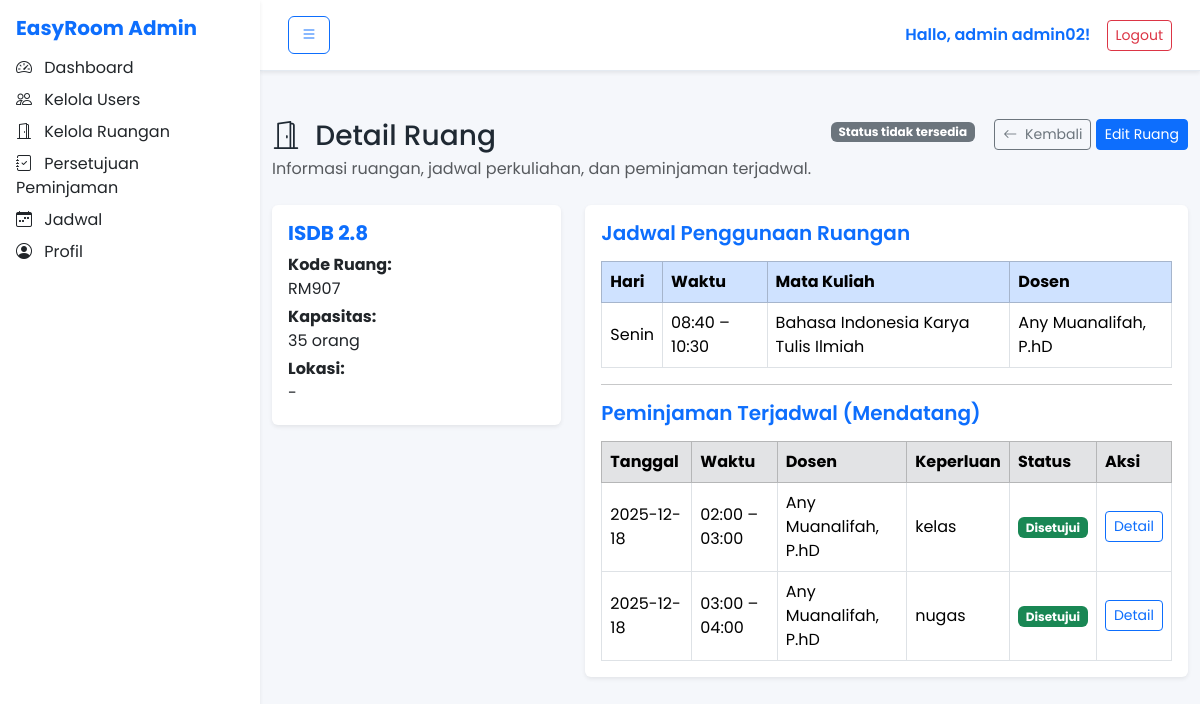
The page /admin/ruang_detail.php?kode=RM907 (signed in) on the database its author committed.
### tables this page shows
CREATE TABLE `ruang` (
  `kode_ruang` varchar(15) NOT NULL,
  `nama_ruang` varchar(50) NOT NULL,
  `kapasitas` int(11) DEFAULT NULL,
  `fasilitas` text DEFAULT NULL,
  `lokasi` varchar(100) DEFAULT NULL,
  `status` enum('Terpakai','Kosong') DEFAULT 'Terpakai'
);

CREATE TABLE `jadwal` (
  `kode_jadwal` varchar(15) NOT NULL,
  `kode_mk` varchar(20) DEFAULT NULL,
  `id_dosen` varchar(15) DEFAULT NULL,
  `kode_ruang` varchar(15) DEFAULT NULL,
  `kelas` varchar(20) DEFAULT NULL,
  `hari` varchar(15) DEFAULT NULL,
  `jam_mulai` time NOT NULL,
  `jam_selesai` time NOT NULL,
  `kuota_peserta` int(11) DEFAULT NULL,
  `kuota_masuk` int(11) DEFAULT NULL,
  `semester` varchar(10) DEFAULT NULL
);

CREATE TABLE `matakuliah` (
  `kode_mk` varchar(20) NOT NULL,
  `id_dosen` varchar(15) DEFAULT NULL,
  `nama_mk` varchar(100) DEFAULT NULL,
  `sks` int(11) DEFAULT NULL
);

CREATE TABLE `dosen` (
  `id_dosen` varchar(15) NOT NULL,
  `nama_dosen` varchar(100) NOT NULL,
  `nip` varchar(20) DEFAULT NULL,
  `email` varchar(100) DEFAULT NULL,
  `password` varchar(255) NOT NULL
);

CREATE TABLE `peminjaman` (
  `kode_peminjaman` varchar(15) NOT NULL,
  `id_dosen` varchar(15) DEFAULT NULL,
  `kode_ruang` varchar(15) DEFAULT NULL,
  `id_admin` varchar(15) DEFAULT NULL,
  `tanggal` date DEFAULT NULL,
  `waktu_mulai` time DEFAULT NULL,
  `waktu_selesai` time DEFAULT NULL,
  `keperluan` text DEFAULT NULL,
  `file_pengajuan` varchar(255) DEFAULT NULL,
  `status` enum('Menunggu','Disetujui','Ditolak') DEFAULT 'Menunggu',
  `catatan_admin` text DEFAULT NULL
);

### functions.php (called while the page is built, shortened)
<?php
function current_user(): ?array
{
    return $_SESSION['user'] ?? null;
}
function safe_time_short(?string $t): string
{
    return htmlspecialchars(substr($t, 0, 5));
}

### admin/ruang_detail.php (the view, shortened to what this page needs)
<?php
require_once __DIR__ . '/../functions.php';
require_once __DIR__ . '/../config.php';
$kode = $_GET['kode'] ?? '';
$stmt = $conn->prepare("SELECT * FROM ruang WHERE kode_ruang = ?");
$stmt->bind_param("s", $kode);
$stmt->execute();
$ruang = $stmt->get_result()->fetch_assoc();
$sql = "
    SELECT
        j.*,
        mk.nama_mk AS nama_matakuliah,
        d.nama_dosen AS nama_dosen
    FROM jadwal j
    LEFT JOIN matakuliah mk ON j.kode_mk = mk.kode_mk
    LEFT JOIN dosen d ON j.id_dosen = d.id_dosen
    WHERE j.kode_ruang = ?
    ORDER BY FIELD(j.hari, 'Senin','Selasa','Rabu','Kamis','Jumat','Sabtu'), j.jam_mulai
";
$stmt2 = $conn->prepare($sql);
$stmt2->bind_param("s", $kode);
$stmt2->execute();
$jadwal = $stmt2->get_result();
$stmt3 = $conn->prepare("
    SELECT p.*, d.nama_dosen AS nama_dosen_peminjam
    FROM peminjaman p
    LEFT JOIN dosen d ON p.id_dosen = d.id_dosen
    WHERE p.kode_ruang = ?
      AND p.status = 'Disetujui'
      AND p.tanggal BETWEEN CURDATE() AND DATE_ADD(CURDATE(), INTERVAL 6 DAY)
    ORDER BY p.tanggal, p.waktu_mulai
");
$stmt3->bind_param("s", $kode);
$stmt3->execute();
$peminjaman = $stmt3->get_result();
?>
<!doctype html>
<html lang="id">
<head>
    <link rel="stylesheet" href="https://cdn.jsdelivr.net/npm/bootstrap@5.3.3/dist/css/bootstrap.min.css">
    <link rel="stylesheet" href="https://cdn.jsdelivr.net/npm/bootstrap-icons@1.11.3/font/bootstrap-icons.css">
    <link rel="stylesheet" href="../assets/css/style.css">
</head>
<body>
    <?php include 'sidebar.php'; ?>
    <div class="content">
        <?php include 'header.php'; ?>
        <div class="container py-4">
            <div class="page-header mb-4 d-flex justify-content-between align-items-start">
                <div>
                    <h3 class="mb-1"><i class="bi bi-door-open me-2"></i> Detail Ruang</h3>
                    <p class="text-muted mb-0">Informasi ruangan, jadwal perkuliahan, dan peminjaman terjadwal.</p>
                </div>
                <div class="text-end">
                    <span id="room-status-badge" class="badge bg-secondary">Memuat status...</span>
                </div>
                <div>
                    <a href="ruang.php" class="btn btn-outline-secondary btn-sm"><i class="bi bi-arrow-left me-1"></i> Kembali</a>
                    <a href="ruang_edit.php?kode=<?= urlencode($ruang['kode_ruang']); ?>" class="btn btn-primary btn-sm">Edit Ruang</a>
                </div>
            </div>
            <div class="row g-4">
                <div class="col-md-4">
                    <div class="card shadow-sm border-0 p-3">
                        <h5 class="fw-bold text-primary mb-2"><?= htmlspecialchars($ruang['nama_ruang'] ?? '-'); ?></h5>
                        <p class="mb-1"><strong>Kode Ruang:</strong><br><?= htmlspecialchars($ruang['kode_ruang'] ?? '-'); ?></p>
                        <p class="mb-1"><strong>Kapasitas:</strong><br><?= (int)($ruang['kapasitas'] ?? 0); ?> orang</p>
                        <p class="mb-1"><strong>Lokasi:</strong><br><?= htmlspecialchars($ruang['lokasi'] ?? '-'); ?></p>
                    </div>
                </div>
                <div class="col-md-8">
                    <div class="card shadow-sm border-0">
                        <div class="card-body">
                            <h5 class="fw-semibold text-primary mb-3">Jadwal Penggunaan Ruangan</h5>
                            <?php if ($jadwal->num_rows === 0): ?>
                                <p class="text-muted mb-0">Belum ada jadwal perkuliahan yang tercatat untuk ruangan ini.</p>
                            <?php else: ?>
                                <div class="table-responsive">
                                    <table class="table table-bordered align-middle mb-0">
                                        <thead class="table-primary">
                                            <tr>
                                                <th>Hari</th>
                                                <th>Waktu</th>
                                                <th>Mata Kuliah</th>
                                                <th>Dosen</th>
                                            </tr>
                                        </thead>
                                        <tbody>
                                            <?php
                                            while ($row = $jadwal->fetch_assoc()):
                                            ?>
                                                <tr>
                                                    <td><?= htmlspecialchars($row['hari'] ?? '-'); ?></td>
                                                    <td><?= safe_time_short($row['jam_mulai'] ?? ''); ?> &ndash; <?= safe_time_short($row['jam_selesai'] ?? ''); ?></td>
                                                    <td><?= htmlspecialchars($row['nama_matakuliah'] ?? '-'); ?></td>
                                                    <td><?= htmlspecialchars($row['nama_dosen'] ?? '-'); ?></td>
                                                </tr>
                                            <?php endwhile; ?>
                                        </tbody>
                                    </table>
                                </div>
                            <?php endif; ?>
                            <hr>
                            <h5 class="fw-semibold text-primary mb-3">Peminjaman Terjadwal (Mendatang)</h5>
                            <?php if ($peminjaman->num_rows === 0): ?>
                                <p class="text-muted mb-0">Tidak ada peminjaman terjadwal yang disetujui untuk ruangan ini dalam 7 hari ke depan.</p>
                            <?php else: ?>
                                <div class="table-responsive mt-2">
                                    <table class="table table-bordered align-middle mb-0">
                                        <thead class="table-secondary">
                                            <tr>
                                                <th>Tanggal</th>
                                                <th>Waktu</th>
                                                <th>Dosen</th>
                                                <th>Keperluan</th>
                                                <th>Status</th>
                                                <th>Aksi</th>
                                            </tr>
                                        </thead>
                                        <tbody>
                                            <?php while ($p = $peminjaman->fetch_assoc()): ?>
                                                <tr>
                                                    <td><?= htmlspecialchars($p['tanggal'] ?? '-'); ?></td>
                                                    <td><?= safe_time_short($p['waktu_mulai'] ?? ''); ?> &ndash; <?= safe_time_short($p['waktu_selesai'] ?? ''); ?></td>
                                                    <td><?= htmlspecialchars($p['nama_dosen_peminjam'] ?? '-'); ?></td>
                                                    <td><?= nl2br(htmlspecialchars($p['keperluan'] ?? '-')); ?></td>
                                                    <td>
                                                        <?php if (($p['status'] ?? '') === 'Disetujui'): ?>
                                                            <span class="badge bg-success">Disetujui</span>
                                                        <?php else: ?>
                                                            <span class="badge bg-secondary"><?= htmlspecialchars($p['status'] ?? '-'); ?></span>
                                                        <?php endif; ?>
                                                    </td>
                                                    <td>
                                                        <a href="peminjaman_detail.php?id=<?= urlencode($p['kode_peminjaman'] ?? ''); ?>" class="btn btn-outline-primary btn-sm">Detail</a>
                                                    </td>
                                                </tr>
                                            <?php endwhile; ?>
                                        </tbody>
                                    </table>
                                </div>
                            <?php endif; ?>
                        </div>
                    </div>
                </div>
            </div>
        </div>
    </div>
</body>
</html>

### admin/sidebar.php (shortened to what this page needs)
<?php
$current = basename($_SERVER['PHP_SELF']);
function is_active($file)
{
    global $current;
    return $current === $file ? ' active text-primary fw-semibold' : '';
}
?>
<div id="sidebar" class="bg-white shadow-sm p-3 sidebar">
    <h5 class="fw-bold text-primary mb-3">EasyRoom Admin</h5>
    <ul class="list-unstyled">
        <li class="mb-2">
            <a href="../admin/index.php" class="text-dark<?= is_active('index.php'); ?>">
                <i class="bi bi-speedometer2 me-2"></i> Dashboard
            </a>
        </li>
        <li class="mb-2">
            <a href="../admin/users.php" class="text-dark<?= is_active('users.php'); ?>">
                <i class="bi bi-people me-2"></i> Kelola Users
            </a>
        </li>
        <li class="mb-2">
            <a href="../admin/ruang.php" class="text-dark<?= is_active('ruang.php'); ?>">
                <i class="bi bi-door-open me-2"></i> Kelola Ruangan
            </a>
        </li>
        <li class="mb-2">
            <a href="../admin/peminjaman.php" class="text-dark<?= is_active('peminjaman.php'); ?>">
                <i class="bi bi-journal-check me-2"></i> Persetujuan Peminjaman
            </a>
        </li>
        <li class="mb-2">
            <a href="../admin/jadwal.php" class="text-dark<?= is_active('jadwal.php'); ?>">
                <i class="bi bi-calendar-week me-2"></i> Jadwal
            </a>
        </li>
        <li class="mb-2">
            <a href="../admin/profil.php" class="text-dark<?= is_active('profil.php'); ?>">
                <i class="bi bi-person-circle me-2"></i> Profil
            </a>
        </li>
    </ul>
</div>

### admin/header.php (shortened to what this page needs)
<?php
require_once __DIR__ . '/../functions.php';
$user = current_user();
?>
<nav class="navbar navbar-light bg-white shadow-sm p-3">
    <div class="container-fluid">
        <button class="btn btn-outline-primary" id="toggleSidebar">
            <i class="bi bi-list"></i>
        </button>
        <span class="ms-auto fw-semibold text-primary">
            Hallo, admin <?= htmlspecialchars($user['nama']); ?>!
        </span>
        <a href="../logout.php" class="btn btn-outline-danger btn-sm ms-3">
            Logout
        </a>
    </div>
</nav>

### assets/css/style.css (style rules this page uses)
body { font-family: "Poppins", sans-serif; background: #f5f7fb; color: #1f2933; }
a { text-decoration: none; }
.navbar { backdrop-filter: blur(8px); background: rgba(255, 255, 255, 0.95) !important; border-bottom: 1px solid rgba(226, 232, 240, 0.9); }
.page-header { margin-top: 1.5rem; margin-bottom: 1.5rem; animation: fadeUp 0.6s ease-out; }

### admin/sidebar.php (style rules this page uses)
:root { --sidebar-width: 260px; }
.sidebar { width: var(--sidebar-width); height: 100vh; position: fixed; top: 0; left: 0; transition: left 0.3s ease-in-out; overflow-y: auto; z-index: 1000; }
.content { margin-left: var(--sidebar-width); transition: margin-left 0.3s ease-in-out; width: calc(100% - var(--sidebar-width)); }

### rows shown on the page
ruang: nama_ruang "ISDB 2.8", kode_ruang "RM907", kapasitas "35", lokasi "-"
jadwal: hari "Senin", jam_mulai "08:40", jam_selesai "10:30", kode_mk.nama_mk "Bahasa Indonesia Karya Tulis Ilmiah", id_dosen.nama_dosen "Any Muanalifah, P.hD"
peminjaman: tanggal "2025-12-18", waktu_mulai "02:00", waktu_selesai "03:00", id_dosen.nama_dosen "Any Muanalifah, P.hD", keperluan "kelas", status "Disetujui"
peminjaman: tanggal "2025-12-18", waktu_mulai "03:00", waktu_selesai "04:00", id_dosen.nama_dosen "Any Muanalifah, P.hD", keperluan "nugas", status "Disetujui"

### other values the page prints
$user['nama'] "admin02"
